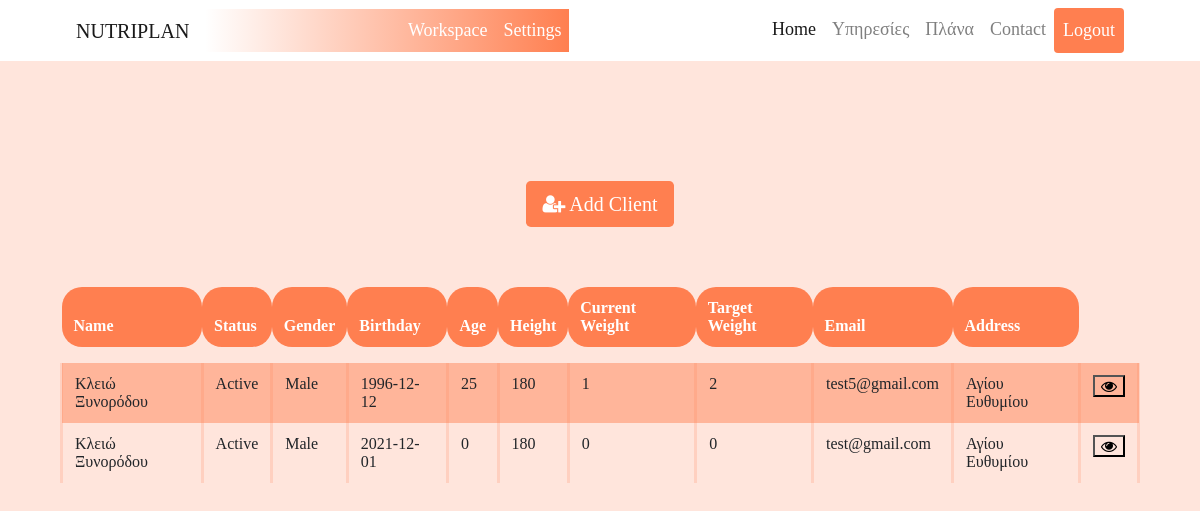
The app's page /workspace (signed in) with its own data.
### nutriplans_app/models.py (models this page shows, shortened)
class Patients(models.Model):
    status_choices = (
        ('Active', 'Active'),
        ('Active', 'Inactive'),
    )
    gender_choices = (
        ('Male', 'Male'),
        ('Female', 'Female'),
    )
    user = models.ForeignKey(User, on_delete=models.CASCADE)
    name = models.CharField(verbose_name='Name',default='',max_length=32)
    status = models.CharField(max_length=7,choices=status_choices)
    gender= models.CharField(max_length=7,choices=gender_choices)
    birthday = models.CharField(default='',max_length=100)
    age = models.IntegerField(default=0)
    height = models.IntegerField(default=0)
    current_weight = models.IntegerField(default=0)
    target_weight = models.IntegerField(default=0)
    email = models.EmailField(default='')
    phone = models.IntegerField(default=0)
    address = models.CharField(default='',max_length=100)

### nutriplans_app/views.py (the view, shortened to what this page needs)
# urls.py: path('workspace', views.workspace, name = 'workspace'),
@group_required('Nutrition')
def workspace(request):
    if request.user.is_authenticated:
        client_list = Patients.objects.all()
        record_exist=Patients.objects.filter().exists()
        print(record_exist)
        add_client_form=AddPatients()
        target_row=-1
        return render(request, 'workspace.html',{'client_list':client_list,'record_exist':record_exist,'target_row':target_row,'add_client_form':add_client_form})
    else:
        form = SignUpForm()
        openmodal='signin'
        return render(request, 'index.html',{'form': form, 'openmodal':openmodal})

### nutriplans_app/views.py (called while the page is built)
def group_required(*group_names):
    def in_groups(u):
        if u.is_authenticated:
            if bool(u.groups.filter(name__in=group_names)) | u.is_superuser:
                return True
        return False
    return user_passes_test(in_groups, login_url='403')

### nutriplans_app/templates/workspace.html (shortened to what this page needs)
<head>
  {% load static %}
  <link rel="stylesheet" type="text/css" href="{% static 'css/workspace_table.css' %}"/>
</head>
<body>
  <nav>
      {% include "./base.html" %}
  </nav>
  <section class="layout">
      <div class="column1">
        <div class="element"></div>
        <button type="button" class="btn btn-primary btn-lg" style="background-color: coral; border: 0;" data-toggle="modal" data-target="#add_patient_modal">
          <i class='fa fa-user-plus'></i> Add Client
        </button>
        <div class="element">
          <table class="table center" id="client_table" >
            <thead>
              <th>Name</th>
              <th>Status</th>
              <th>Gender</th>
              <th>Birthday</th>
              <th>Age</th>
              <th>Height</th>
              <th>Current Weight</th>
              <th>Target Weight</th>
              <th>Email</th>
              <th>Address</th>
            </thead>
            <tbody style="margin:20px;">
              <tr>
                {% for field in client_list %}
                  <tr>
                    <form method="post" action="{% url 'client_page' field.user_id field.id %}">
                      <td>{{field.name}}</td>
                      <td>{{field.status}}</td>
                      <td>{{field.gender}}</td>
                      <td>{{field.birthday}}</td>
                      <td>{{field.age}}</td>
                      <td>{{field.height}}</td>
                      <td>{{field.current_weight}}</td>
                      <td>{{field.target_weight}}</td>
                      <td>{{field.email}}</td>
                      <td>{{field.address}}</td>
                      <td> <button type="submit" style="background-color: transparent;"><i class='fa fa-eye'></i></button> </td>
                    </form>
                  </tr>
                {% endfor %}
            </tr>
            </tbody>
          </table>
        </div>
      </div>
  </section>

### nutriplans_app/templates/base.html (shortened to what this page needs)
<!doctype html>
<html lang="en">
  <head>
    {% load static %}
    <link rel="stylesheet" href="https://cdn.jsdelivr.net/npm/bootstrap@4.6.1/dist/css/bootstrap.min.css">
    <link rel='stylesheet' href='https://cdnjs.cloudflare.com/ajax/libs/font-awesome/4.7.0/css/font-awesome.min.css'>
    <link rel="stylesheet" type="text/css" href="{% static 'css/global.css' %}"/>
</head>
  <body>
  {% block content %}
  <div id="navigation">
    <nav class="navbar navbar-expand-lg navbar-light ">
          <a class="navbar-brand" href="/">NUTRIPLAN</a>
          <div class="collapse navbar-collapse navigation_user" id="navbarSupportedContent">
            <ul class="navbar-nav ml-auto topnav">
                <li class="nav-item active">
                    <a class="nav-link" style="color: white;" href="/workspace">Workspace</a>
                </li>
                <li class="nav-item">
                    <a class="nav-link" style="color: white;" href="#">Settings</a>
                </li>
            </ul>
        </div>
          <div class="collapse navbar-collapse" id="navbarSupportedContent">
              <ul class="navbar-nav ml-auto topnav">
                  <li class="nav-item active">
                      <a class="nav-link" href="/">Home <span class="sr-only">(current)</span></a>
                  </li>
                  <li class="nav-item">
                      <a class="nav-link" href="#">Υπηρεσίες</a>
                  </li>
                  <li class="nav-item">
                      <a class="nav-link" href="#">Πλάνα</a>
                  </li>
                  <li class="nav-item">
                      <a class="nav-link" href="#">Contact</a>
                  </li>
                  {% if request.user.is_authenticated %}
                  <li class="nav-item">
                    <a class="nav-link btn text-white" style="background-color: coral;" type="button" href="/logout">Logout</a>
                  </li>
                  {% endif %}
              </ul>
          </div>
      </nav>
    </div>
    {% endblock content %}
  </body>
</html>

### nutriplans_app/static/css/workspace_table.css (style rules this page uses)
td { padding: 8px; margin:10px; }
.table { border-color:transparent; }
th,td { border-bottom: 0 solid transparent!important; border-top: 0 solid transparent!important; }
td { border-right: solid 3px rgba(255, 127, 80, 0.2); border-left: solid 3px rgba(255, 127, 80, 0.2); }
tr:nth-child(even) { background-color: rgba(255, 127, 80, 0.473); }
thead { border-style: none; }
th { padding-top: 15px; padding-bottom: 15px; padding-right: 15px; text-align: left; border-radius: 20px; background-color: coral; color: white; }
thead { border-style: none!important; }
#client_table { width: auto; }
tbody:before { line-height:1em; content:"\200C"; display:block; }

### nutriplans_app/static/css/global.css (style rules this page uses)
* { font-family: Comfortaa; }
#navigation,#navigation_user { padding-left: 5%; padding-right:5% ; }
.navigation_user { background-image: linear-gradient(to right,white, coral); }
.navbar-light .navbar-nav .nav-link { font-size:18px; font-weight:lighter; }

### nutriplans_app/templates/workspace.html (style rules this page uses)
.layout { width: 100%; min-height: 95%; background-color: rgba(255, 127, 80, 0.2); display: grid; grid: "column1" 1fr / 1fr; gap: 8px; }
.center { margin-left: auto; margin-right: auto; }
.column1 { text-align: center; }
.column1 { grid-area: column1; }
#client_table { width: auto; }
.element { padding:5%; }
tbody:before { line-height:1em; content:"\200C"; display:block; }

### records on screen
Patients: name "Κλειώ Ξυνορόδου", status "Active", gender "Male", birthday "1996-12-12", age "25", height "180", current_weight "1", target_weight "2", email "test5@gmail.com", address "Αγίου Ευθυμίου"
Patients: name "Κλειώ Ξυνορόδου", status "Active", gender "Male", birthday "2021-12-01", age "0", height "180", current_weight "0", target_weight "0", email "test@gmail.com", address "Αγίου Ευθυμίου"
